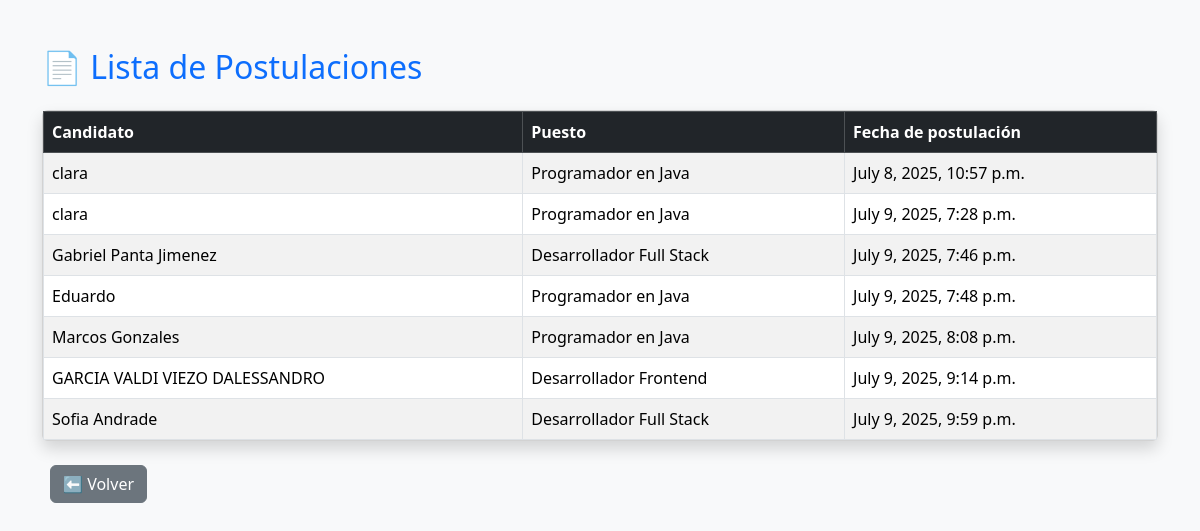
The app's page /postulaciones/, older data.
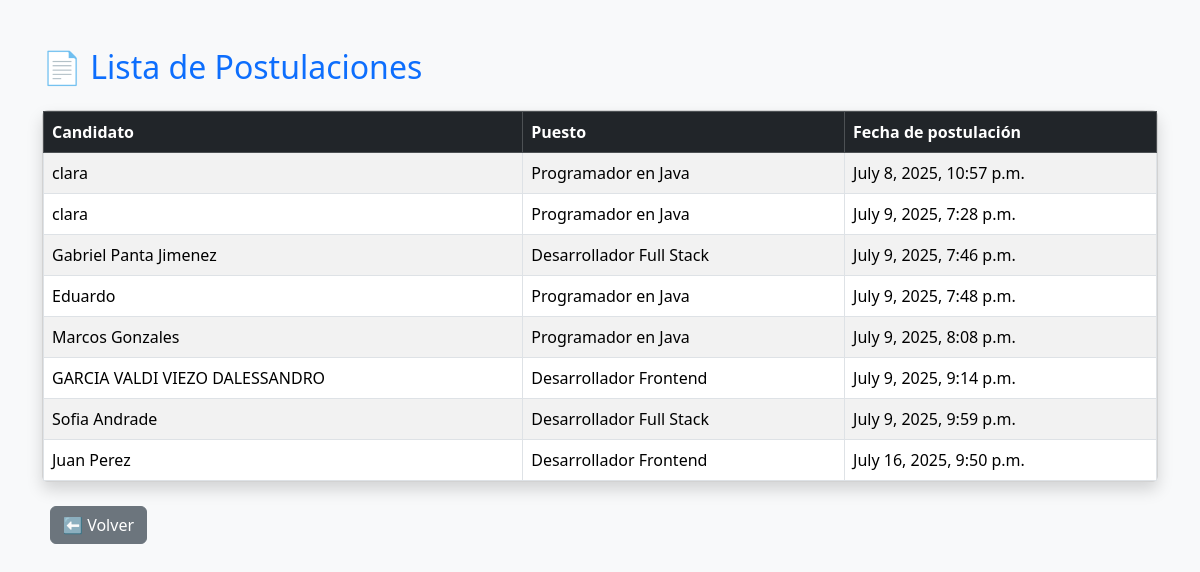
The same page, newer data.
### evaluador/models.py (models this page shows, shortened)
class Postulacion(models.Model):
    candidato = models.ForeignKey("Candidato", on_delete=models.CASCADE)
    puesto = models.ForeignKey(Puesto, on_delete=models.CASCADE)
    fecha_postulacion = models.DateTimeField(auto_now_add=True)

class Candidato(models.Model):
    nombre = models.CharField(max_length=100)
    experiencia = models.IntegerField()
    habilidades = models.TextField()
    estudios = models.CharField(max_length=100)
    personalidad = models.CharField(max_length=100)
    es_elegible = models.BooleanField(default=False)

class Puesto(models.Model):
    titulo = models.CharField(max_length=100)
    descripcion = models.TextField()
    requisitos = models.TextField(help_text="Habilidades requeridas separadas por coma")
    experiencia_minima = models.IntegerField()
    estado = models.CharField(
        max_length=10,
        choices=[('abierto', 'Abierto'), ('cerrado', 'Cerrado')],
        default='abierto'
    )

### evaluador/views.py (the view)
# urls.py: path('postulaciones/', views.ver_postulaciones, name='ver_postulaciones'),
def ver_postulaciones(request):
    postulaciones = Postulacion.objects.select_related('candidato', 'puesto').all()
    return render(request, 'evaluador/postulaciones.html', {'postulaciones': postulaciones})

### evaluador/templates/evaluador/postulaciones.html (shortened to what this page needs)
<!DOCTYPE html>
<html lang="es">
<head>
    <link href="https://cdn.jsdelivr.net/npm/bootstrap@5.3.3/dist/css/bootstrap.min.css" rel="stylesheet">
</head>
<body class="bg-light">
<div class="container mt-5">
    <h2 class="mb-4 text-primary">📄 Lista de Postulaciones</h2>
    <div class="card shadow">
        <div class="card-body p-0">
            <table class="table table-striped table-bordered mb-0">
                <thead class="table-dark">
                    <tr>
                        <th>Candidato</th>
                        <th>Puesto</th>
                        <th>Fecha de postulación</th>
                    </tr>
                </thead>
                <tbody>
                    {% for p in postulaciones %}
                    <tr>
                        <td>{{ p.candidato.nombre }}</td>
                        <td>{{ p.puesto.titulo }}</td>
                        <td>{{ p.fecha_postulacion }}</td>
                    </tr>
                    {% empty %}
                    <tr>
                        <td colspan="3" class="text-center text-muted">No hay postulaciones registradas.</td>
                    </tr>
                    {% endfor %}
                </tbody>
            </table>
        </div>
    </div>
    <br>
    <a href="/" class="btn btn-secondary ms-2">⬅️ Volver</a>
</div>
</body>
</html>

Row changes from the older to the newer data that the page shows:
added Postulacion: candidato.nombre "Juan Perez", puesto.titulo "Desarrollador Frontend", fecha_postulacion "July 16, 2025, 9:50 p.m."
